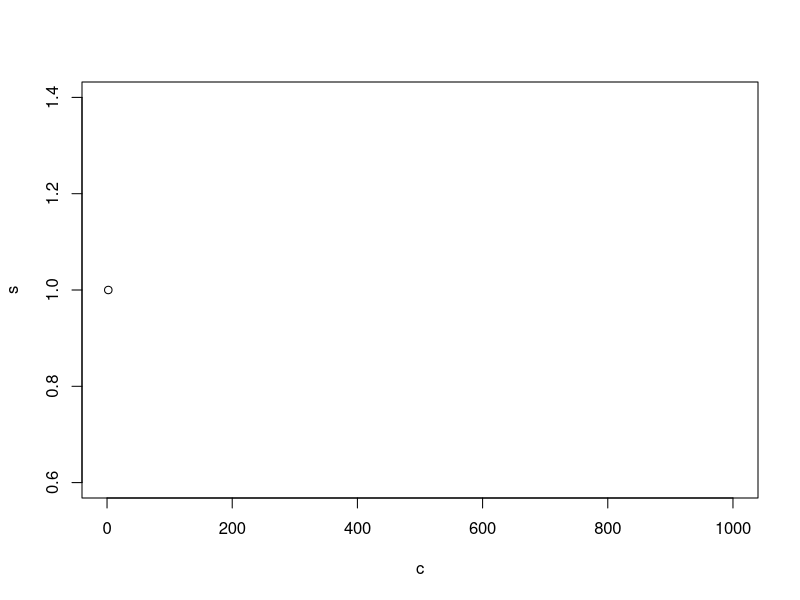
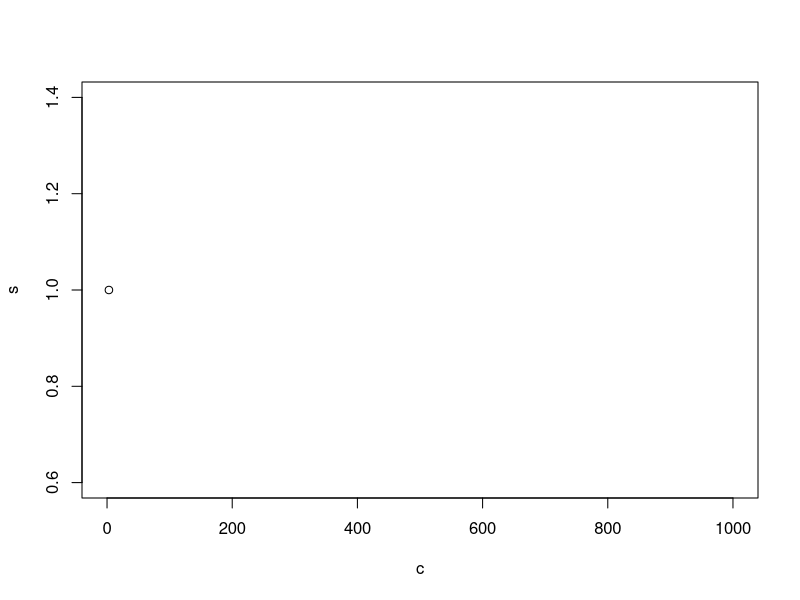
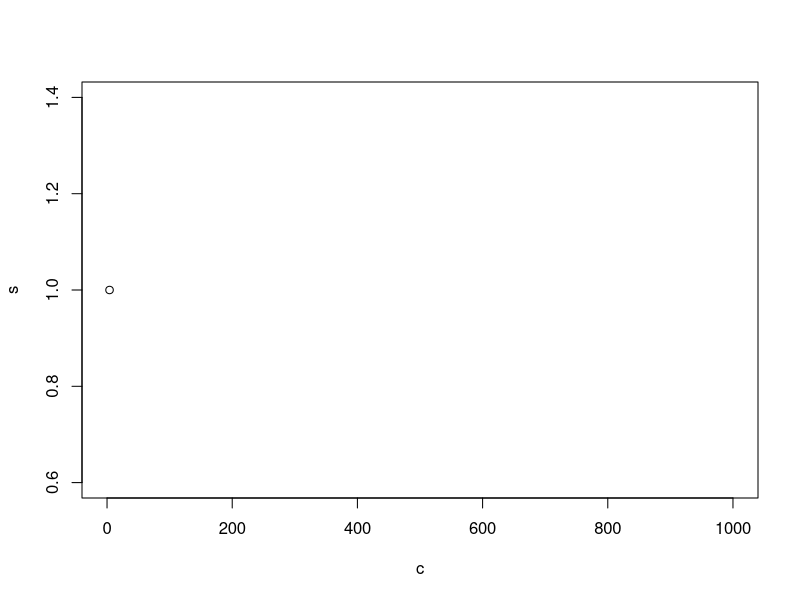
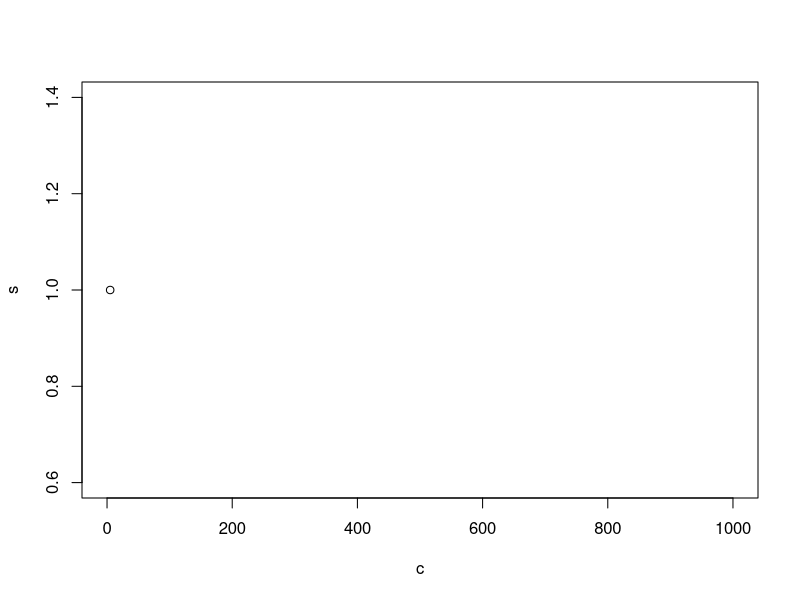
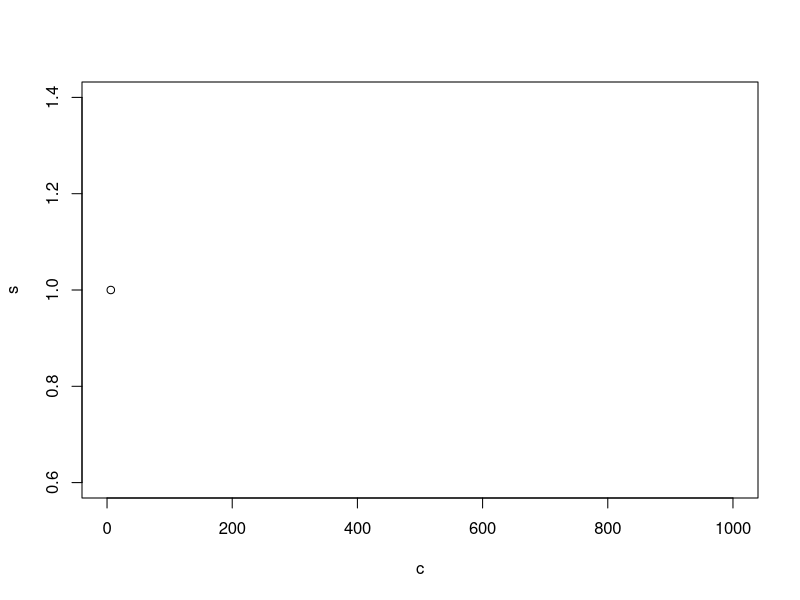
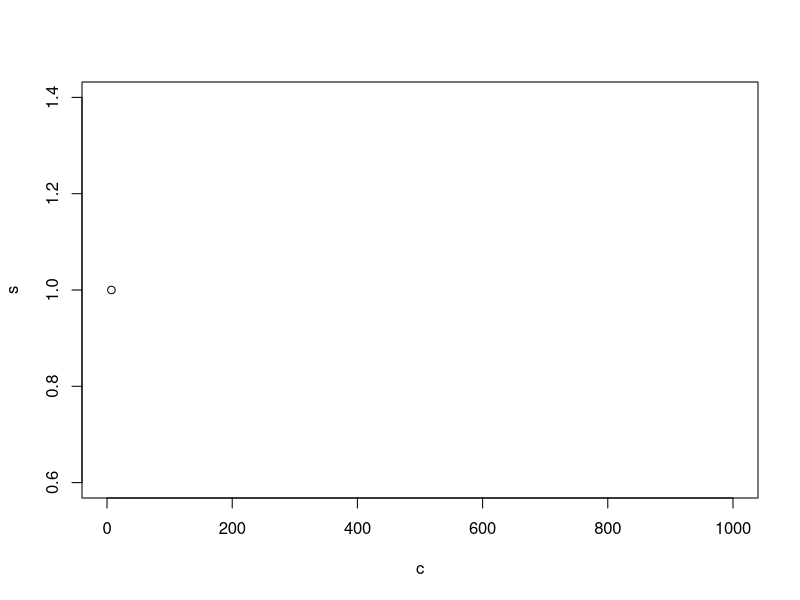
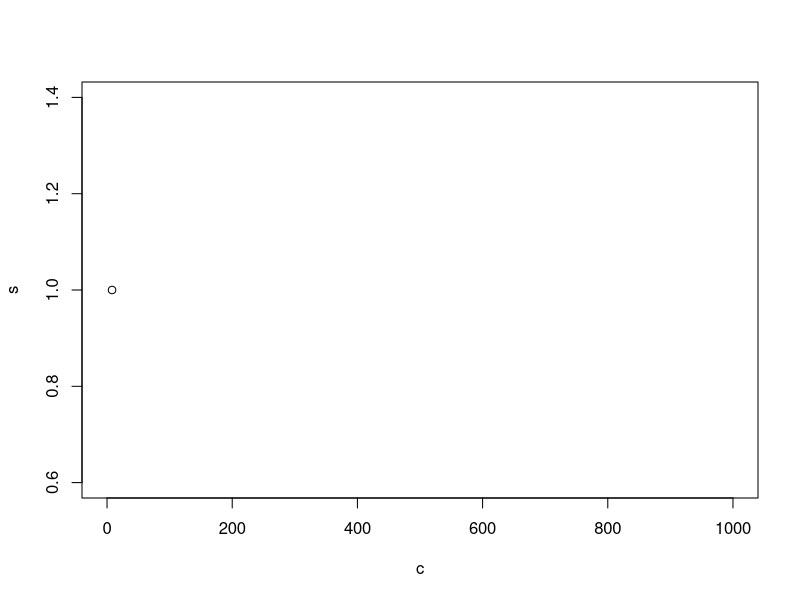
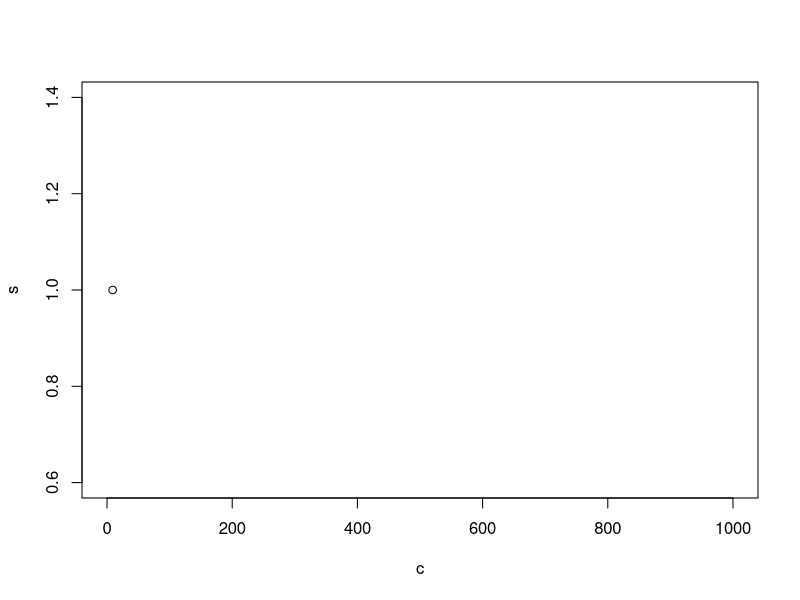

Reproduce these figures in R, in order. (Note: a time limit stopped this script after it produced the figures.)
#S14 Text. An R script used to obtain the data for S8 Fig and S11 Fig.
#R script for obtaining the simulation results summarized in S8 Fig and S11 Fig.
#This script generates an output file in CSV format.
#This simulation may require a couple of days.
#The simulation results obtained by the authors are shown in S6 Data.

repr <- 0.5
cell <- 1000

factors <- matrix(c(
0,4,-11,6,
0,4,-10,5,
0,4,-9,4,
0,4,-8,3,
0,4,-7,2,
0,4,-6,1,
1,4,-11,5,
1,4,-10,4,
1,4,-9,3,
1,4,-8,2,
1,4,-7,1,
2,4,-11,4,
2,4,-10,3,
2,4,-9,2,
2,4,-8,1,
3,1,-11,6,
3,1,-10,5,
3,1,-9,4,
3,1,-8,3,
3,1,-7,2,
3,1,-6,1,
3,2,-11,5,
3,2,-10,4,
3,2,-9,3,
3,2,-8,2,
3,2,-7,1,
3,3,-11,4,
3,3,-10,3,
3,3,-9,2,
3,3,-8,1,
3,4,-11,3,
3,4,-10,2,
3,4,-9,1,
3,5,-11,2,
3,5,-10,1,
3,6,-11,1,
4,4,-11,2,
4,4,-10,1,
5,4,-11,1
),ncol=39)

results <- NULL

for (s in 1:39){

# parameter settings
Ef <- factors[1,s]
Rf <- factors[2,s]
pf <- factors[3,s]
df <- factors[4,s]

E <- 5*10^Ef
R <- 3*10^Rf
p <- 3*10^pf
d <- 1*10^(-df)

Y <- c(rep(0,cell))
C <- c(rep(0,cell))

c <- 1

while (c < (cell+1)){

# parameter settings

eyr <- 1/2
t <- 1

# initial settings
Niy <- round(E*eyr)
Nic <- E-Niy
Npy <- 0
Npc <- 0
Ry <- 0
Rc <- 0
RCO <- R

# main body of simulation

nsum <- E

while (RCO > 0) {
if (nsum == 0) break

Diy <- rbinom(1,Niy,d) 
Dic <- rbinom(1,Nic,d) 
Dpy <- rbinom(1,Npy,d)
Dpc <- rbinom(1,Npc,d)

Gy <- rbinom(1,Ry,repr)
Gc <- Rc

Niy <- Niy-Diy
Nic <- Nic-Dic
Npy <- Npy-Dpy+Gy
Npc <- Npc-Dpc+Gc

nsum <- Niy+Nic+Npy+Npc

if (nsum > 0) {
irc <- rbinom(1,RCO,min(c(1,nsum*p)))
RCO <- RCO-irc
ircy <- rbinom(1,irc,(Niy+Npy)/nsum)
ircc <- irc-ircy
Ry <- Ry+ircy
Rc <- Rc+ircc
} else {
}

t <- t+1

}

if (RCO == 0){
Y[c] <- Npy
C[c] <- Npc
}else{
}

gc()
gc()

c <- c+1

par(mfrow=c(1,1))
plot(c,s,xlim=c(0,cell))

}

BSresult <- matrix(rep(0,cell*3),nrow=3)
for(b in 1:cell){
YT <- 0
CT <- 0
s <- sample(1:cell,cell,replace=T)
YT <- sum(Y[s])
CT <- sum(C[s])
YC <- YT/CT
BSresult[1,b] <- YT
BSresult[2,b] <- CT
BSresult[3,b] <- YC
}

meansd <- c(Ef,Rf,pf,df,mean(BSresult[1,]),sd(BSresult[1,]),mean(BSresult[2,]),sd(BSresult[2,]),mean(BSresult[3,]),sd(BSresult[3,]))

results <- rbind(results,meansd)
}

write.csv(results,file="YC05.csv")
